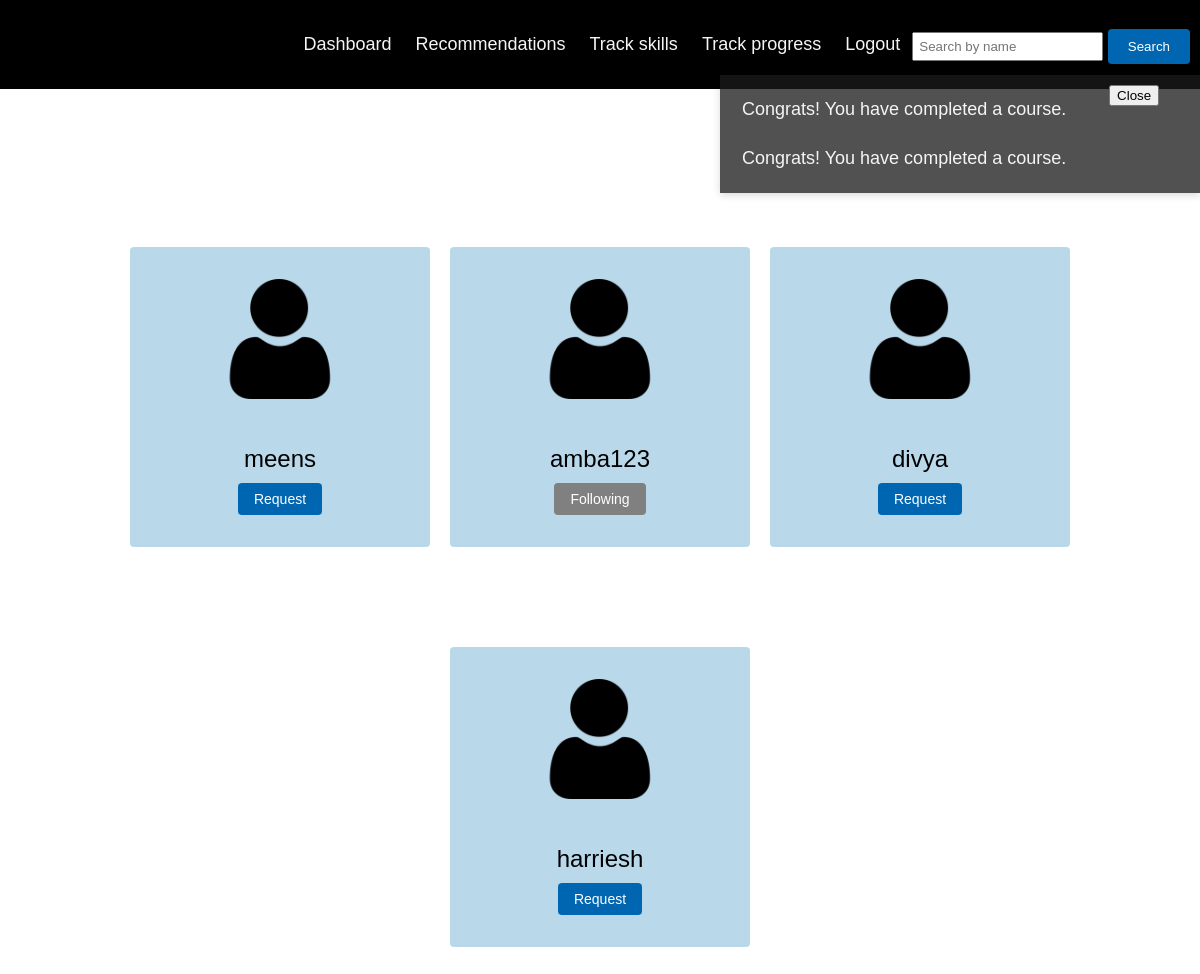
Screenshot of /recommendations_mentee.php (signed in) with the database file from the repository.
### tables this page shows
CREATE TABLE `mentor` (
  `mentor_id` int(11) NOT NULL,
  `uname` varchar(50) DEFAULT NULL,
  `degree` varchar(50) DEFAULT NULL,
  `major` varchar(50) DEFAULT NULL,
  `tech_skills` varchar(100) DEFAULT NULL,
  `areas_of_interest` varchar(100) DEFAULT NULL,
  `job_titles` varchar(100) DEFAULT NULL,
  `job_locations` varchar(100) DEFAULT NULL,
  `experience` int(11) DEFAULT NULL
);

CREATE TABLE `requests` (
  `id` int(11) NOT NULL,
  `mentor_uname` varchar(255) NOT NULL,
  `mentee_uname` varchar(255) NOT NULL,
  `status` varchar(20) DEFAULT 'pending',
  `created_at` timestamp NOT NULL DEFAULT current_timestamp()
);

### recommendations_mentee.php (the view, shortened to what this page needs)
<!DOCTYPE html>
<html>
<head>
</head>
<body>
    <?php
        $servername = "localhost:3307";
        $username = "root";
        $password = "";
        $dbname = "profile_builder";
        $conn = new mysqli($servername, $username, $password, $dbname);
        include 'mentee_header.php';
        if (isset($_SESSION["uname"])) {
            $uname = $_SESSION["uname"];
        }
        $sql = "SELECT M.uname, R.status
                FROM Mentor M
                INNER JOIN Mentee E ON E.areas_of_interest = M.areas_of_interest
                LEFT JOIN requests R ON E.uname = R.mentee_uname AND M.uname = R.mentor_uname
                WHERE E.uname = '$uname'";
        $result = $conn->query($sql);
        if ($result->num_rows > 0) {
            echo "<h2 style='color: white; text-align: center; margin-top:30px;'>RECOMMENDED MENTORS</h2>";
            echo "<div class='mentee-container'>";
            while($row = $result->fetch_assoc()) {
                echo "<div class='mentee-box'>
                        <span class='mentee-icon'></span>
                        </br></br><span class='mentee-name'>" . $row["uname"] . "</span>";
                $requestStatus = $row["status"];
                if ($requestStatus == "accepted") {
                    echo "<button class='request-button following' disabled>Following</button>";
                } else {
                    echo "<form method='POST' action='send_request.php'>
                            <input type='hidden' name='mentor_uname' value='" . $row["uname"] . "'>
                            <button class='request-button' type='submit'>Request</button>
                        </form>";
                }
                echo "</div>";
            }
            echo "</div>";
        } else {
            echo "No recommended mentors found.";
        }
    ?>
</body>
</html>

### mentee_header.php (shortened to what this page needs)
<!DOCTYPE html>
<html>
<head>
</head>
<body>
<div class="header">
  <div class="header-right">
    <form method="POST" action="search.php" style="display: inline-block;">
      <input type="text" placeholder="Search by name" name="search" style="padding: 5px;margin-top:12px;">
      <button type="submit" style="padding: 10px 20px; background-color: #0066b2; color: white; border: none; border-radius: 4px; cursor: pointer;">Search</button>
    </form>
    <a href="dashboard_mentee1.php">Dashboard</a>
    <a href="recommendations_mentee.php">Recommendations</a>
    <a href="vertical-timeline.php">Track skills</a>
    <a href="add_course.php">Track progress</a>
    <a href="logout.php">Logout</a>
    <?php
    $con = mysqli_connect("localhost", "root", "", "profile_builder");
    if (isset($_SESSION["uname"])) {
        $uname = $_SESSION["uname"];
      } else {
        header("Location: signup_mentee.php");
        exit;
      }
    $sql = "SELECT * FROM user_courses WHERE uname = '$uname'";
    $result = $con->query($sql);
    $notifications = array();
    if ($result && $result->num_rows > 0) {
      while ($row = $result->fetch_assoc()) {
        $courseId = $row['course_id'];
        $status = $row['status'];
        $notification = "";
        if ($status === 'on_set') {
          $notification = "Congrats! You have started a new course.";
        } else if ($status === 'completed') {
          $notification = "Congrats! You have completed a course.";
        }
        $notifications[$courseId] = $notification;
      }
    }
    ?>
    <div id="notification" class="dropdown">
      <div class="dropdown-content">
        <button onclick="closeNotification()">Close</button>
        <?php if (is_array($notifications)) {
          foreach ($notifications as $courseId => $notification) { ?>
            <a href="#"><?php echo $notification; ?></a>
          <?php }
        } else { ?>
          <p>No notifications</p>
        <?php } ?>
      </div>
    </div>
  </div>
</div>
</body>
</html>

### recommendations_mentee.php (style rules this page uses)
.mentee-container { display: flex; flex-wrap: wrap; justify-content: center; gap: 20px; }
.mentee-box { display: flex; flex-direction: column; justify-content: center; align-items: center; width: 300px; height: 300px; background-color: #B9D9EB; border-radius: 4px; transition: background-color 0.3s; margin-top: 80px; color: #fff; text-align: center; color: black; }
.mentee-icon { width: 120px; height: 120px; background: url('user.png') no-repeat center center; background-size: cover; margin-bottom: 10px; }
.mentee-name { font-size: 24px; }
.request-button { margin-top: 10px; padding: 8px 16px; border: none; background-color: #0066b2; color: white; font-size: 14px; border-radius: 4px; cursor: pointer; }
.following { background-color: #808080; cursor: default; }
body { padding-top : 500 px; padding-bottom : 500px; background-image: url("https://c4.wallpaperflare.com/wallpaper/83/667/620/blue-computer-backgrounds-wallpaper-preview.jpg"); background-position: center; background-size: 100% 100%; position: relative; font-family: sans-serif; }

### mentee_header.php (style rules this page uses)
* { box-sizing: border-box; }
body { margin: 0; font-family: Arial, Helvetica, sans-serif; }
.header { overflow: hidden; background-color: black; padding: 20px 10px; }
.header a { float: left; color: whitesmoke; text-align: center; padding: 12px; text-decoration: none; font-size: 18px; line-height: 25px; border-radius: 4px; }
.header-right { float: right; }
#notification { position: fixed; top: 75px; right: 0; width: 40%; background-color: #1c1b1bc2; padding: 10px; text-align: center; box-shadow: 0 2px 8px rgba(0, 0, 0, 0.15); z-index: 9999; }

### rows the page displays
mentor: uname "meens"
requests: mentor.uname "amba123", status "Following"
mentor: uname "divya"
mentor: uname "harriesh"

### other values shown
$notification "Congrats! You have completed a course."
